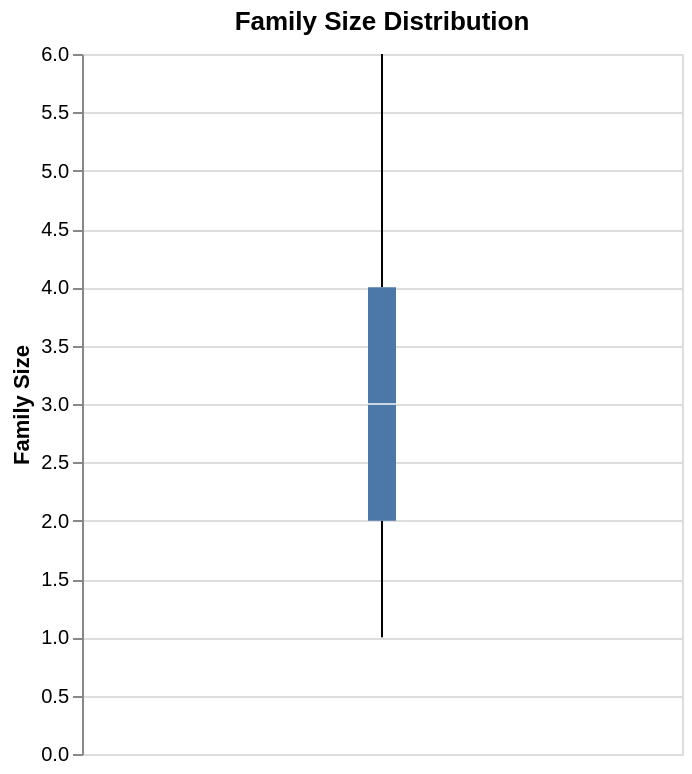

Source (notebook cell):
### Markdown cell above
## 3. Box Plot: Family Size Distribution
Create a box plot showing the distribution of family size.

### Code cell
alt.Chart(df).mark_boxplot(extent='min-max').encode(
    alt.Y('Family size:Q', title='Family Size'),
    tooltip=['Family size:Q']
).properties(
    title='Family Size Distribution',
    width=300, height=350
).interactive()

### Figure 1 — Vega-Lite specification as saved in the notebook (floating-point values rounded to 4 significant figures; data arrays with more than 128 entries replaced by an {"elided": "..."} marker saying what was removed)
{"config": {"view": {"continuousWidth": 300, "continuousHeight": 300}}, "data": {"name": "data-f84c5de1922d6b2f20a460be71982c02"}, "mark": {"type": "boxplot", "extent": "min-max"}, "encoding": {"tooltip": [{"field": "Family size", "type": "quantitative"}], "y": {"field": "Family size", "title": "Family Size", "type": "quantitative"}}, "height": 350, "params": [{"name": "param_1e9efca18e7a2868", "select": {"type": "interval", "encodings": ["x", "y"]}, "bind": "scales"}], "title": "Family Size Distribution", "width": 300, "$schema": "https://vega.github.io/schema/vega-lite/v6.1.0.json", "datasets": {"data-f84c5de1922d6b2f20a460be71982c02": {"elided": "388 records"}}}
